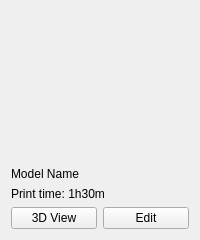
<?xml version="1.0" encoding="UTF-8"?>
<ui version="4.0">
 <class>ModelCard</class>
 <widget class="QWidget" name="modelCardTemplate">
  <property name="minimumSize">
   <size>
    <width>200</width>
    <height>220</height>
   </size>
  </property>
  <layout class="QVBoxLayout" name="verticalLayout">
   <item>
    <widget class="QLabel" name="thumbnailLabel">
     <property name="minimumSize">
      <size>
       <width>150</width>
       <height>150</height>
      </size>
     </property>
     <property name="alignment">
      <set>Qt::AlignCenter</set>
     </property>
    </widget>
   </item>
   <item>
    <widget class="QLabel" name="nameLabel">
     <property name="text">
      <string>Model Name</string>
     </property>
    </widget>
   </item>
   <item>
    <widget class="QLabel" name="timeLabel">
     <property name="text">
      <string>Print time: 1h30m</string>
     </property>
    </widget>
   </item>
   <item>
    <layout class="QHBoxLayout" name="cardButtonLayout">
     <item>
      <widget class="QPushButton" name="btn3d">
       <property name="text">
        <string>3D View</string>
       </property>
      </widget>
     </item>
     <item>
      <widget class="QPushButton" name="btnEditModel">
       <property name="text">
        <string>Edit</string>
       </property>
      </widget>
     </item>
    </layout>
   </item>
  </layout>
 </widget>
 <resources/>
 <connections/>
</ui>
